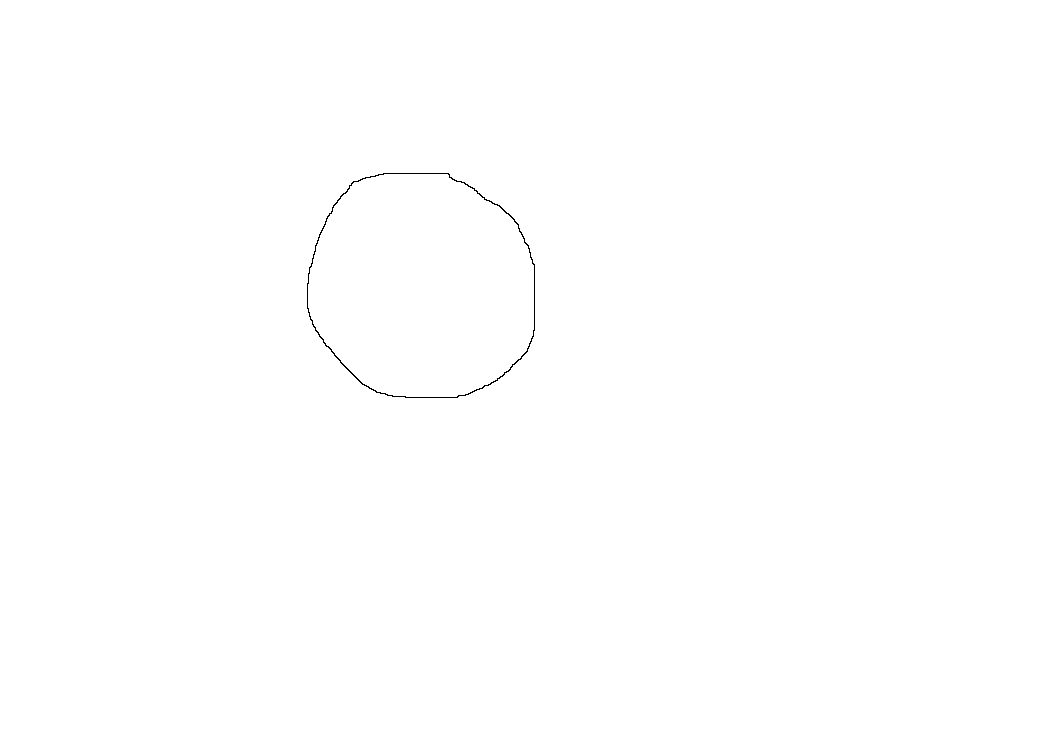
#> input picture circle_border.png, 1053 x 732 px
$ python Smooth_Image.py
#> lines starting #> are read from the running program, lines starting #| are printed output that depends on the picture; after the words box and inside, x2 and y2 are one past the last pixel; in counts of white or black regions, pixels touching at a corner belong together
from PIL import Image
import numpy as np
from heapq import heappush as push, heappop as pop
import math

img = Image.open("circle_border.png")
#> img is the input picture: PIL image 1053x732 RGBA; mean R, G, B, A 254.7, 254.7, 254.7, 255
arr = np.array(img) #define the image to work on.
#——————————————————————————————Contour Tracing—————————————————————————————
def is_valid(G, r, c, threshold=50):
    """Return True if pixel is black and has a neighbor above threshold."""
    if not np.array_equal(G[r, c], [0,0,0,255]):
        return False
    for dr, dc in [(-1,-1), (1,-1), (1,1), (-1,1), (-1,0), (0,-1), (0,1), (1,0)]:
        if np.any(G[r+dr, c+dc][:3] > threshold):
            return True
    return False

def find_start(G, threshold=50):
    """Find the first valid pixel to begin tracing."""
    rows, cols = G.shape[:2]
    for r in range(1, rows-1):
        for c in range(1, cols-1):
            if is_valid(G, r, c, threshold):
                return (r, c)
    return None

def ordered_contour(G, threshold=50):
    """
    Return an ordered contour pixel list from image array G.
    """
    directions = [
        (0,1), (1,0), (1,1), (0,-1),
        (1,-1), (-1,0), (-1,-1), (-1,1)
    ]

    start = find_start(G, threshold)
    if not start:
        return []

    path, visited = [], set()
    r, c = start
    while True:
        visited.add((r, c))
        path.append((r, c))
        for dr, dc in directions:
            nr, nc = r+dr, c+dc
            if is_valid(G, nr, nc, threshold) and (nr, nc) not in visited:
                r, c = nr, nc
                break
        else:
            break  # no neighbor found
    return path


# ———————————————————————————— Contour Tracing ———————————————————
#===================================================================
# ————————————————————————————— Dijikstra ——————————————————————————
#===================================================================
def minigraph(pixel_list, s, e):
    """Create a minigraph around pixel_list[s] and pixel_list[e]
        Paramters:-
            pixel_list: a list of pixels in the form of (r, c)
            s: start coords in the form of (r, c)
            e: end coords in the form of (r, c)
        Output:-
            minigrid: an array containing all pixels in our minigraph
    """
    subset = pixel_list[s:e + 1]

    rows = [r for r, _ in subset]
    cols = [c for _, c in subset]

    min_r, max_r = min(rows), max(rows)
    min_c, max_c = min(cols), max(cols)

    mingrid  = []
    for r in range(min_r, max_r + 1):
        for c in range(min_c, max_c + 1):
            mingrid.append((r, c))

    return mingrid

def dijkstra(G, pixel_list, i, n):
    """
    Perform modified Dijkstra from pixel_list[i] to pixel_list[i+n].
    Paramters:-
        G: 2D numpy array
        pixel_list: a list of pixels in the form of (r, c)
        i: index/start point
        n: integer value for sets of length n.
    Output:
        Shortest straight path from pixel_list[i] -> pixel_list[i+n]
    """
    s = i
    e = min(i + n, len(pixel_list) - 1)

    start = pixel_list[s]
    end = pixel_list[e]
    ideal_r, ideal_c = start

    min_graph = minigraph(pixel_list, s, e)
    pq = []
    dist = {}
    parent = {}
    visited = set()

    # Initialize distances and parents
    for r, c in min_graph:
        dist[(r, c)] = float('inf')
        parent[(r, c)] = None
        G[r, c] = [255, 255, 255, 255]  # remove old path

    dist[start] = 0
    push(pq, (0, start))

    while pq:
        current_dist, (r, c) = pop(pq)
        if (r, c) in visited:
            continue
        visited.add((r, c))

        if (r, c) == end:
            break

        # 4-neighbors only don't want diagonal path only straight paths
        for nr, nc in [(r+1,c), (r-1,c), (r,c+1), (r,c-1)]:
            if (nr, nc) in min_graph and (nr, nc) not in visited:

                #current weight system, straight paths from s->e are prioritized
                weight = abs(nr - ideal_r) + abs(nc - ideal_c)
                new_dist = current_dist + weight


                if new_dist < dist[(nr, nc)]:
                    dist[(nr, nc)] = new_dist
                    parent[(nr, nc)] = (r, c)
                    push(pq, (new_dist, (nr, nc)))

    # Reconstruct path and draw
    path = []
    pixel = end
    while pixel is not None:
        path.append(pixel)
        pixel = parent[pixel]
    path.reverse()
    traverse(path, G)
    return path

def traverse(path, G):
    """Draw path in black on image G."""
    for r, c in path:
        G[r, c] = [0, 0, 0, 255]

def apply_dijkstra_all(G, pixel_list, n):
    """Apply Dijkstra on every n-step segment of pixel_list."""
    full_path = []
    for i in range(0, len(pixel_list)-1, n):
        path = dijkstra(G, pixel_list, i, n)
        full_path.extend(path)
    return full_path

#—————————————————— Dijikstra —————————————————————————————
#===========================================================
#—————————————————— Chaikin —————————————————————————————————

def find_vertices(contour_list, min_dist=2):
    """ Finds the vertices from contour_list
        Paramters:-
            contour_list: list of pixels in the form of (r, c)
            min_dist: optional parameter so that each vertex is min_dist away from the next
        Outputs:-
            vertices: an array of all vertices in the form of (r, c)
    """
    vertices = []
    prev_dir = None
    last_vertex = None

    for i in range(len(contour_list) - 1):
        r1, c1 = contour_list[i]
        r2, c2 = contour_list[i + 1]
        curr_dir = (r2 - r1, c2 - c1)

        #if change in direction then it's a vertex
        if prev_dir is None or curr_dir != prev_dir:
            if last_vertex is None:
                vertices.append((r1, c1))
                last_vertex = (r1, c1)
            else:
                #there must be min_dist between vertex A and vertex B.
                dist = ((r1 - last_vertex[0]) ** 2 + (c1 - last_vertex[1]) ** 2) ** 0.5
                if dist >= min_dist:
                    vertices.append((r1, c1))
                    last_vertex = (r1, c1)
        prev_dir = curr_dir

    return vertices

def lerp(p1, p2, r):
    """Calculates linear interpolation from p1 onto p2 with ratio r
    """
    return p1 * (1 - r) + p2 * r


def chaikin_cut(v1, v2, ratio):
    """Performs a chaikin cut on vertex v1 and vertix v2 with input ratio.
        Paramters:-
          v1, v2: vertex coordinates in the form of (r, c)
          ratio: float value 0 ≤ ratio ≤ 1
        Outputs:
            cut1, cut2: the cut coordinates for v1 and v2 respectively.
    """

    if ratio > 0.5: ratio = 1 - ratio

    v1_r = lerp(v1[0], v2[0], ratio)
    v1_c = lerp(v1[1], v2[1], ratio)
    cut1 = (v1_r, v1_c)

    v2_r = lerp(v2[0], v1[0], ratio)
    v2_c = lerp(v2[1], v1[1], ratio)
    cut2 = (v2_r, v2_c)

    return cut1, cut2


def draw_polyline(points, G, color=[0,0,0,255], closed=False):
    """Connects points together on G.

        Parameters:
            points: tuple array of (r, c)
            G: 2D numpy array
            color: RGBA color
            closed: if True, connect last point back to first point

        Output:
            connected points on graph G.
    """
    if len(points) < 2:
        return

    # Draw lines between consecutive points
    for i in range(len(points) - 1):
        connect(points[i], points[i+1], G, color)

    # If closed connect the last point back to the first
    if closed and len(points) > 2:
        connect(points[-1], points[0], G, color)

def connect(p1, p2, G, color=[0,0,0,255]):
    """
    Draw a straight line between p1 and p2 on arr using Bresenham's line algorithm.

    Parameters:
        p1, p2 : tuple of integers (r,c)
        G: 2D numpy array

    Output:
        Straight line from p1->p2 on graph G
    """
    # Round and convert coordinates to integers
    r0 = int(round(p1[0]))
    c0 = int(round(p1[1]))
    r1 = int(round(p2[0]))
    c1 = int(round(p2[1]))

    dr = abs(r1 - r0)
    dc = abs(c1 - c0)
    sr = 1 if r0 < r1 else -1
    sc = 1 if c0 < c1 else -1

    err = dr - dc

    while True:
        G[r0][c0] = color
        if r0 == r1 and c0 == c1:
            break
        e2 = err * 2
        if e2 > -dc:
            err -= dc
            r0 += sr
        if e2 < dr:
            err += dr
            c0 += sc


def chaikin(vertices, ratio=0.25, iterations=1, closed=False):
    """
    Smooth a structuer using Chaikin's corner cutting algorithm.

    Parameters:
        vertices: list of (x, y)
        ratio: how far in to cut from each edge (0 < ratio < 0.5 typical)
        iterations: number of smoothing passes
        closed: if True, treat vertices as a closed polygon
    Output:
        result: an ordered array of (r, c) that stores the post-cut structure.
    """
    if len(vertices) < 2:
        return vertices[:]  # No smoothing possible

    result = vertices[:]
    for _ in range(iterations):
        new_points = []
        n = len(result)

        if closed:
            # loop over every pair, including last->first
            for i in range(n):
                p0 = result[i]
                p1 = result[(i + 1) % n]
                Q, R = chaikin_cut(p0, p1, ratio)
                new_points.extend([Q, R])
            result = new_points
        else:
            # Keep endpoints, smooth in between
            new_points.append(result[0])
            for i in range(n - 1):
                p0 = result[i]
                p1 = result[i + 1]
                Q, R = chaikin_cut(p0, p1, ratio)
                new_points.extend([Q, R])
            new_points.append(result[-1])
            result = new_points

    return result

def slice_between_vertices(vertices, a, b, closed=True):
    """
    Return the sublist of vertices from a to b in order.

    Parameters:
        vertices: List of vertices in form of (r, c)
        a: Starting vertex.
        b: Ending vertex.
        closed: If True, allows wrapping around the end of the list.

    Outputs:
        A list of vertices from a to b inclusive.
    """
    # just standard safety
    if a not in vertices or b not in vertices:
        return None

    ia = vertices.index(a)
    ib = vertices.index(b)

    if ia <= ib:
        seg = vertices[ia:ib+1]
    else:
        if not closed:
            return None
        seg = vertices[ia:] + vertices[:ib+1]
    return seg
#———————————————————— Chaikin ———————————————————————–
#=====================================================
#————————————————————— RDP ———————————————————————————

def perpendicular_distance(point, start, end):
    """
    Calculates perpendicular distance for coordinate point from start to end.
    """
    x0, y0 = start
    x1, y1 = end
    x, y = point

    # If start and end are the same point, just return distance to start
    if x0 == x1 and y0 == y1:
        return math.hypot(x - x0, y - y0)

    return abs((x1 - x0)*(y0 - y) - (x0 - x)*(y1 - y0)) / math.hypot(x1 - x0, y1 - y0)

def RDP(vertices, epsilon):
    """
    Ramer Douglas Peucker algorithm. Obtain striking features from vertices.

    Paramters:
        vertices: list of (r,c) points
        epsilon: minimum perpendicular distance to keep a point

    Output:
        array of striking features in form of (r, c)
    """
    if len(vertices) < 3:
        return vertices

    start, end = vertices[0], vertices[-1]
    max_dist = 0
    index = 0

    # Find point with max distance from line segment
    for i in range(1, len(vertices) - 1):
        dist = perpendicular_distance(vertices[i], start, end)
        if dist > max_dist:
            max_dist = dist
            index = i

    # If max distance is greater than epsilon, keep the point and recurse
    if max_dist > epsilon:
        left = RDP(vertices[:index+1], epsilon)
        right = RDP(vertices[index:], epsilon)
        return left[:-1] + right
    else:
        # Otherwise,
        return [start, end]

#————————————————————————— RDP ————————————————————————————
#==========================================================
#————————————————————————— Testing ————————————————————————


pixel_list = ordered_contour(arr.copy()) #contour
#> in ordered_contour, `start = find_start(G, threshold)`: start = (173, 383)
#> in ordered_contour, `r, c = start`: r = 173; c = 383
#> after the loop in ordered_contour, `while True:`: path = 902 pairs, first value 173 to 397, second value 307 to 534; visited = 902 items
#> pixel_list has the same summary as path in ordered_contour
dij = apply_dijkstra_all(arr.copy(), pixel_list, 7) #exaggerates features in contour
#> the loop in apply_dijkstra_all, `for i in range(0, len(pixel_list)-1, n):` made 129 passes
#> (i, s in dijkstra, e in dijkstra, ideal_r in dijkstra, ideal_c in dijkstra) on passes 2 to 5: (7, 7, 14, 173, 390), (14, 14, 21, 173, 397), (21, 21, 28, 173, 404), (28, 28, 35, 173, 411)

#===============================
# STEP 1: Dijkstra only
#===============================
step1_img = np.full_like(arr, [255, 255, 255, 255])  # clean white
for (r, c) in dij:
    step1_img[r][c] = [0, 0, 0, 255]  # black path
#> this loop made 1030 passes
#> c on passes 1 to 3: 383, 384, 385
Image.fromarray(step1_img).save("Step_1.png")

# get vertices from Dijkstra path
vertices = find_vertices(dij, min_dist=10)

# RDP to serve as pillars prep for step 2
pillars = RDP(vertices, epsilon=5)
#> the loop in RDP, `for i in range(1, len(vertices) - 1):` made 60 passes
#> the loop in RDP (call 2), `for i in range(1, len(vertices) - 1):` made 30 passes

#===============================
# STEP 2: Dijkstra + RDP pillars
#===============================
step2_img = step1_img.copy()
for (r, c) in pillars:
    step2_img[r][c] = [255, 0, 0, 255]  # red pillars
#> this loop made 16 passes
#> (r, c) on passes 1 to 8: (173, 383), (173, 449), (203, 498), (245, 528), (267, 534), (346, 529), (381, 490), (394, 459)
#> step2_img: shape (732, 1053, 4); mean of channels 0, 1, 2, 3 254.7, 254.7, 254.7, 255
Image.fromarray(step2_img).save("Step_2.png")

#===============================
# STEP 3: Chaikin smoothed using RDP pillars
#===============================
step3_img = np.full_like(arr, [255, 255, 255, 255])  # clean white

smoothed_vertices = []
closed_contour = True
pairs = [(pillars[i], pillars[i+1]) for i in range(len(pillars)-1)]
if closed_contour:
    pairs.append((pillars[-1], pillars[0]))

# apply chaikin on each segment to maintain integrity of each pillar
for i, (seg_start, seg_end) in enumerate(pairs):
    segment = slice_between_vertices(vertices, seg_start, seg_end, closed=closed_contour)
    if not segment or len(segment) < 2:
        continue

    smoothed_segment = chaikin(segment, ratio=0.25, iterations=5)

    if i > 0:
        smoothed_vertices.extend(smoothed_segment[1:])
    else:
        smoothed_vertices.extend(smoothed_segment)
#> this loop made 16 passes
#> (seg_start, seg_end) on passes 1 to 8: ((173, 383), (173, 449)), ((173, 449), (203, 498)), ((203, 498), (245, 528)), ((245, 528), (267, 534)), ((267, 534), (346, 529)), ((346, 529), (381, 490)), ((381, 490), (394, 459)), ((394, 459), (397, 405))

draw_polyline(smoothed_vertices, step3_img)
Image.fromarray(step3_img).save("Step_3.png")
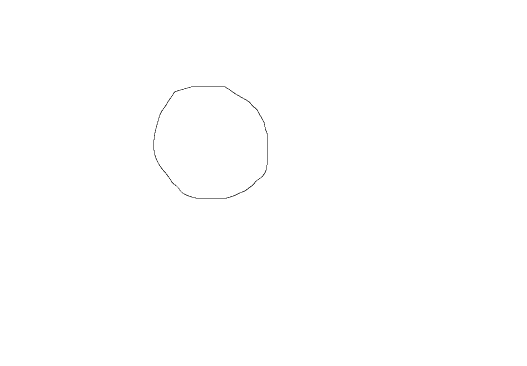
#> saved as Step_3.png: PIL image 1053x732 RGBA (shown at 1/2 size); mean R, G, B, A 254.7, 254.7, 254.7, 255

#===============================
# STEP 4: All steps combined
#===============================
all_img = np.full_like(arr, [255, 255, 255, 255])  # start with white background


COLOR_ORIGINAL = (150, 150, 150, 180)   # light grey
COLOR_DIJKSTRA = (30, 60, 120, 255)     # dark navy blue
COLOR_PILLARS  = (255, 120, 0, 255)     # bright orange
COLOR_CHAIKIN  = (0, 200, 120, 255)     # cyan-green

# 1. Original contour
for (r, c) in pixel_list:
    all_img[r][c] = COLOR_ORIGINAL

# 2. Dijkstra path
for (r, c) in dij:
    all_img[r][c] = COLOR_DIJKSTRA
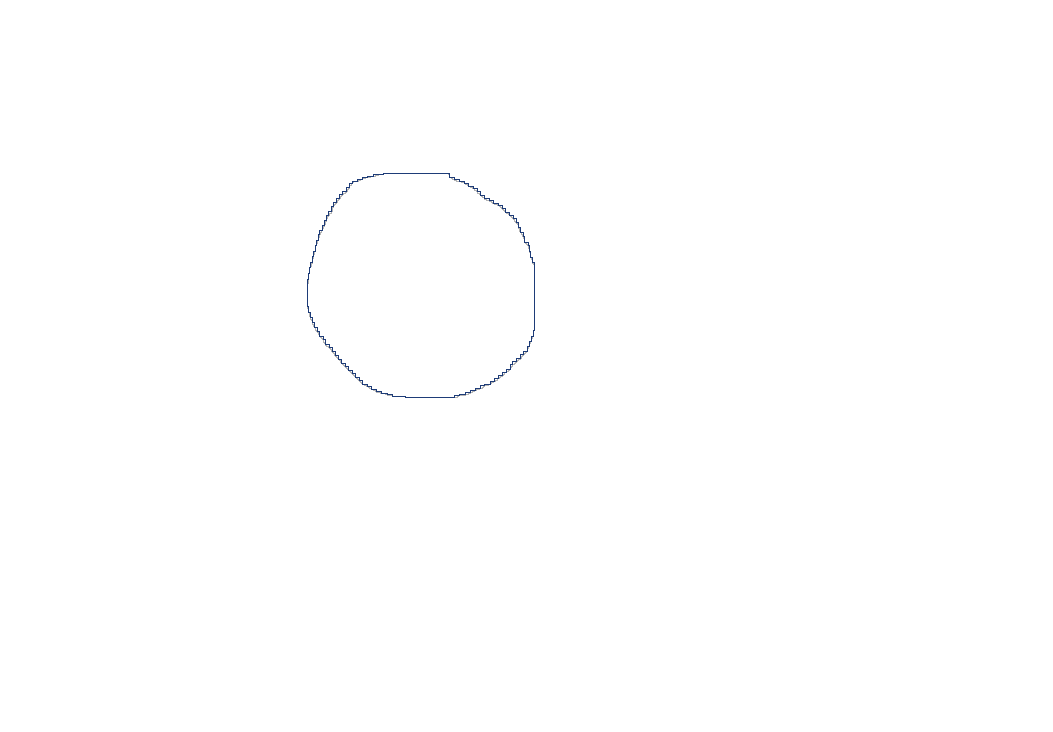
#> all_img: shape (732, 1053, 4); mean of channels 0, 1, 2, 3 254.7, 254.7, 254.8, 255; transparent parts drawn white

#3. Chaikin path
draw_polyline(smoothed_vertices, all_img, color=COLOR_CHAIKIN)

# 4. RDP pillars
for (r, c) in pillars:
    all_img[r][c] = COLOR_PILLARS
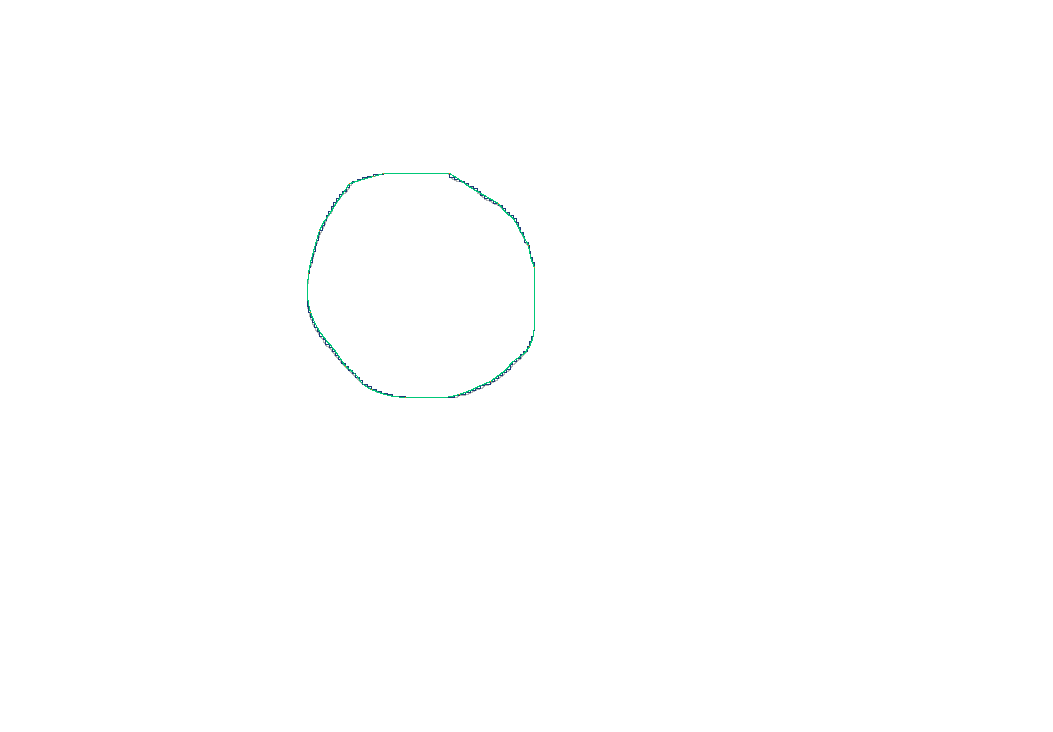
#> all_img: shape (732, 1053, 4); 0.11% of pixels changed, all inside (x1, y1, x2, y2) = (307, 173, 535, 398); transparent parts drawn white


Image.fromarray(all_img).save("All_Steps.png")

#===============================
# STEP 5: Before & After
#===============================
before_after = np.full_like(arr, [255, 255, 255, 255])  # white background

COLOR_CONTOUR = (150, 150, 150, 255)  # grey
COLOR_CHAIKIN = (0, 0, 0, 255)        # black

# Draw original contour in grey
for (r, c) in pixel_list:
    before_after[r][c] = COLOR_CONTOUR

# Draw Chaikin path in black
draw_polyline(smoothed_vertices, before_after, color=COLOR_CHAIKIN)

# Save
Image.fromarray(before_after).save("Before_After.png")


#===============================
# STEP 6: Before & After (Chaikin on vertices of pixel_list)
#===============================
before_after = np.full_like(arr, [255, 255, 255, 255])  # white background

COLOR_CONTOUR = (150, 150, 150, 255)  # grey
COLOR_CHAIKIN = (0, 0, 0, 255)        # black


# 2. Extract vertices from pixel_list
vertices_pixel_list = find_vertices(pixel_list, min_dist=5)  # tweak min_dist as needed

# 3. Apply Chaikin on vertices
smoothed_vertices_direct = chaikin(vertices_pixel_list, ratio=0.25, iterations=3, closed=True)

# 4. Draw Chaikin result in black
draw_polyline(smoothed_vertices_direct, before_after, color=COLOR_CHAIKIN, closed=True)

# Save
Image.fromarray(before_after).save("Before_After2.png")
